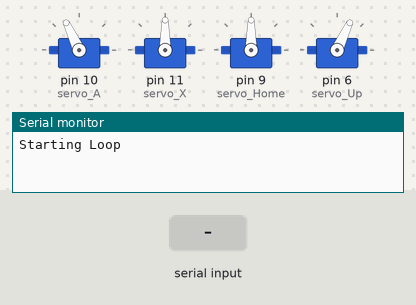
The sketch below on a simulated Arduino Uno, built with avr-gcc and run on an emulated ATmega328P. On the bench: 4 × servo, the last lines printed to the serial monitor. The inputs (shaded band) are chosen by the test bench.

Above: at 18.0 s.
18.1 s: "1" received over Serial
At 21.06 s:
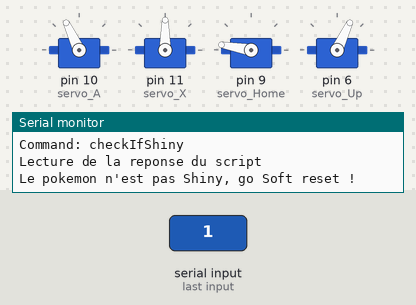
At 22.0 s:
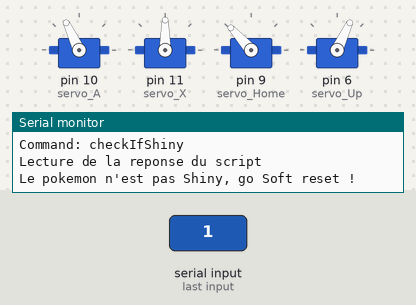
Timing chart, 0 to 68.8 s (numbered marks = the images above; inputs shaded):
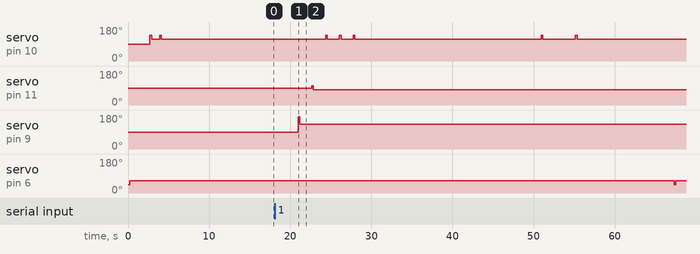

The sketch:

ShinyHunter.ino
```cpp
/*
Author : RaphGG
*/

// Pour utiliser les servo-moteurs
#include <Servo.h>

// création des servo
Servo servo_A;
Servo servo_X;
Servo servo_Up;
Servo servo_Home;

bool keepLooping = true;
int temps_pression = 200;

void setup() {
  servo_A.attach(10); // brancher le servo pour le bouton A sur la borne 10
  servo_X.attach(11); // brancher le servo pour le bouton X sur la borne 11
  servo_Home.attach(9); // brancher le servo pour le bouton Home sur la borne 9
  servo_Up.attach(6); // brancher le servo pour le bouton Avancer sur la borne 6

  Serial.begin(9600); // début de la liaison série avec le PC
}

// Appuie sur le bouton A pendant le temps indiqué
void press_A(int temps_pression) {
  servo_A.write(137); // angle d'inclinaison appuie
  delay(temps_pression); // attente
  servo_A.write(115); // angle d'inclinaison relachement
}

// Appuie sur le bouton X pendant le temps indiqué
void press_X(int temps_pression) {
  servo_X.write(103); // angle d'inclinaison appuie
  delay(temps_pression); // attente
  servo_X.write(82); // angle d'inclinaison relachement
}

// Appuie sur le bouton Avancer pendant le temps indiqué
void press_Up(int temps_pression) {
  servo_Up.write(45); // angle d'inclinaison appuie
  delay(temps_pression); // attente
  servo_Up.write(65); // angle d'inclinaison relachement
}

// Appuie sur le bouton Home pendant le temps indiqué
void press_Home(int temps_pression) {
  servo_Home.write(170); // angle d'inclinaison appuie
  delay(temps_pression); // attente
  servo_Home.write(132); // angle d'inclinaison relachement
}

void loop() {

  //delay(5000); // Attendre 5 seconde avant le démarrage du programme

  if (keepLooping) {
    Serial.println("Starting Loop");

    press_Up(temps_pression); // Avancer vers le Pokemon
    delay(2500);
    press_A(temps_pression); // Passer la boite de dialogue 1
    delay(1000);
    press_A(temps_pression); // Passer la boite de dialogue 2
    delay(16650);


    Serial.println("Flushing leftover data");

    // flush the input buffer in case there is any leftover data
    while (Serial.available() != 0) {
      char t = Serial.read();
    }

    // Envoie du message au script Python
    Serial.println("Command: checkIfShiny");

    // Attente d'une réponse du script
    while (Serial.available() == 0) {
      delay(200);
    }

    Serial.println("Lecture de la reponse du script");

    // Lecture de la réponse du script
    char inByte = Serial.read();

    // Vérifie si le pokemon est shiny (yes ou no)
    if (inByte == 'y') {
      Serial.println("Le pokemon est Shiny !");
      keepLooping = false; // Si le pokémon est shiny, on arrête la boucle, et donc le programme
    }
    else {
      // Le pokémon n'est pas shiny, on relance le programme !
      Serial.println("Le pokemon n'est pas Shiny, go Soft reset !");

      //Soft Reset
      press_Home(temps_pression); // Menu Home
      delay(1500);
      press_X(temps_pression); // Quitter le logiciel en cours d'utilisation ?
      delay(1500);
      press_A(temps_pression); // Quitter
      delay(1500);
      press_A(temps_pression); // Choix du jeu
      delay(1500);
      press_A(temps_pression); // Choix utilisateur
      delay(23000);
      press_A(temps_pression); // Passer l'intro
      delay(4000);
      press_A(temps_pression); // Ecran d'accueil
      delay(12000);

    }
  }
}
```

Measured:
- after the input at 18.1 s, servo on pin 10 (servo_A): 115° → 137° after 6.3 s, → 115° 0.20 s later, → 137° 1.5 s later, → 115° 0.20 s later, … (10 changes in this stretch); servo on pin 11 (servo_X): 90° → 103° after 4.6 s, → 82° 0.20 s later
- by itself, servo on pin 10 (servo_A): alternates 137° for 0.20 s and 115° for 1.0 s, 4 changes in all, then stays 115°
